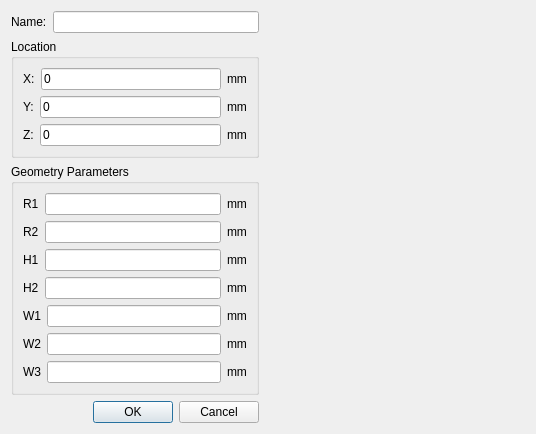
<?xml version="1.0" encoding="UTF-8"?>
<ui version="4.0">
 <class>CreateBoxComplex</class>
 <widget class="QDialog" name="CreateBoxComplex">
  <property name="geometry">
   <rect>
    <x>0</x>
    <y>0</y>
    <width>536</width>
    <height>421</height>
   </rect>
  </property>
  <property name="windowTitle">
   <string>CreateBoxComplex</string>
  </property>
  <layout class="QGridLayout" name="gridLayout_4">
   <item row="0" column="0">
    <layout class="QHBoxLayout" name="horizontalLayout_12">
     <item>
      <layout class="QVBoxLayout" name="verticalLayout">
       <item>
        <layout class="QHBoxLayout" name="horizontalLayout_11">
         <item>
          <widget class="QLabel" name="label_10">
           <property name="text">
            <string>Name:</string>
           </property>
          </widget>
         </item>
         <item>
          <widget class="QLineEdit" name="namelineEdit"/>
         </item>
        </layout>
       </item>
       <item>
        <layout class="QGridLayout" name="gridLayout_3">
         <item row="0" column="0">
          <widget class="QGroupBox" name="groupBox_2">
           <property name="title">
            <string>Location</string>
           </property>
           <layout class="QGridLayout" name="gridLayout_5">
            <item row="0" column="0">
             <layout class="QGridLayout" name="gridLayout">
              <item row="0" column="0">
               <layout class="QHBoxLayout" name="horizontalLayout_2">
                <item>
                 <widget class="QLabel" name="label">
                  <property name="text">
                   <string>X:</string>
                  </property>
                 </widget>
                </item>
                <item>
                 <widget class="QLineEdit" name="lineEdit_X">
                  <property name="text">
                   <string>0</string>
                  </property>
                 </widget>
                </item>
                <item>
                 <widget class="QLabel" name="label_9">
                  <property name="text">
                   <string>mm</string>
                  </property>
                 </widget>
                </item>
               </layout>
              </item>
              <item row="1" column="0">
               <layout class="QHBoxLayout" name="horizontalLayout_3">
                <item>
                 <widget class="QLabel" name="label_2">
                  <property name="text">
                   <string>Y:</string>
                  </property>
                 </widget>
                </item>
                <item>
                 <widget class="QLineEdit" name="lineEdit_Y">
                  <property name="text">
                   <string>0</string>
                  </property>
                 </widget>
                </item>
                <item>
                 <widget class="QLabel" name="label_11">
                  <property name="text">
                   <string>mm</string>
                  </property>
                 </widget>
                </item>
               </layout>
              </item>
              <item row="2" column="0">
               <layout class="QHBoxLayout" name="horizontalLayout_5">
                <item>
                 <widget class="QLabel" name="label_3">
                  <property name="text">
                   <string>Z:</string>
                  </property>
                 </widget>
                </item>
                <item>
                 <widget class="QLineEdit" name="lineEdit_Z">
                  <property name="text">
                   <string>0</string>
                  </property>
                 </widget>
                </item>
                <item>
                 <widget class="QLabel" name="label_12">
                  <property name="text">
                   <string>mm</string>
                  </property>
                 </widget>
                </item>
               </layout>
              </item>
             </layout>
            </item>
           </layout>
          </widget>
         </item>
         <item row="1" column="0">
          <widget class="QGroupBox" name="groupBox">
           <property name="title">
            <string>Geometry Parameters</string>
           </property>
           <layout class="QGridLayout" name="gridLayout_2">
            <item row="0" column="0">
             <layout class="QHBoxLayout" name="horizontalLayout_4">
              <item>
               <widget class="QLabel" name="label_4">
                <property name="text">
                 <string>R1</string>
                </property>
               </widget>
              </item>
              <item>
               <widget class="QLineEdit" name="lineEdit_CY1R">
                <property name="text">
                 <string/>
                </property>
               </widget>
              </item>
              <item>
               <widget class="QLabel" name="label_13">
                <property name="text">
                 <string>mm</string>
                </property>
               </widget>
              </item>
             </layout>
            </item>
            <item row="1" column="0">
             <layout class="QHBoxLayout" name="horizontalLayout_8">
              <item>
               <widget class="QLabel" name="label_20">
                <property name="text">
                 <string>R2</string>
                </property>
               </widget>
              </item>
              <item>
               <widget class="QLineEdit" name="lineEdit_FR">
                <property name="text">
                 <string/>
                </property>
               </widget>
              </item>
              <item>
               <widget class="QLabel" name="label_21">
                <property name="text">
                 <string>mm</string>
                </property>
               </widget>
              </item>
             </layout>
            </item>
            <item row="2" column="0">
             <layout class="QHBoxLayout" name="horizontalLayout_6">
              <item>
               <widget class="QLabel" name="label_5">
                <property name="text">
                 <string>H1</string>
                </property>
               </widget>
              </item>
              <item>
               <widget class="QLineEdit" name="lineEdit_CY1H">
                <property name="text">
                 <string/>
                </property>
               </widget>
              </item>
              <item>
               <widget class="QLabel" name="label_14">
                <property name="text">
                 <string>mm</string>
                </property>
               </widget>
              </item>
             </layout>
            </item>
            <item row="3" column="0">
             <layout class="QHBoxLayout" name="horizontalLayout_10">
              <item>
               <widget class="QLabel" name="label_7">
                <property name="text">
                 <string>H2</string>
                </property>
               </widget>
              </item>
              <item>
               <widget class="QLineEdit" name="lineEdit_Box2H">
                <property name="text">
                 <string/>
                </property>
               </widget>
              </item>
              <item>
               <widget class="QLabel" name="label_15">
                <property name="text">
                 <string>mm</string>
                </property>
               </widget>
              </item>
             </layout>
            </item>
            <item row="4" column="0">
             <layout class="QHBoxLayout" name="horizontalLayout_7">
              <item>
               <widget class="QLabel" name="label_6">
                <property name="text">
                 <string>W1</string>
                </property>
               </widget>
              </item>
              <item>
               <widget class="QLineEdit" name="lineEdit_Box1W">
                <property name="text">
                 <string/>
                </property>
               </widget>
              </item>
              <item>
               <widget class="QLabel" name="label_16">
                <property name="text">
                 <string>mm</string>
                </property>
               </widget>
              </item>
             </layout>
            </item>
            <item row="5" column="0">
             <layout class="QHBoxLayout" name="horizontalLayout_9">
              <item>
               <widget class="QLabel" name="label_8">
                <property name="text">
                 <string>W2</string>
                </property>
               </widget>
              </item>
              <item>
               <widget class="QLineEdit" name="lineEdit_Box2W">
                <property name="sizePolicy">
                 <sizepolicy hsizetype="Expanding" vsizetype="Fixed">
                  <horstretch>0</horstretch>
                  <verstretch>0</verstretch>
                 </sizepolicy>
                </property>
                <property name="text">
                 <string/>
                </property>
               </widget>
              </item>
              <item>
               <widget class="QLabel" name="label_17">
                <property name="sizePolicy">
                 <sizepolicy hsizetype="Preferred" vsizetype="Preferred">
                  <horstretch>0</horstretch>
                  <verstretch>0</verstretch>
                 </sizepolicy>
                </property>
                <property name="text">
                 <string>mm</string>
                </property>
               </widget>
              </item>
             </layout>
            </item>
            <item row="6" column="0">
             <layout class="QHBoxLayout" name="horizontalLayout">
              <item>
               <widget class="QLabel" name="label_18">
                <property name="text">
                 <string>W3</string>
                </property>
               </widget>
              </item>
              <item>
               <widget class="QLineEdit" name="lineEdit_Box3W">
                <property name="text">
                 <string/>
                </property>
               </widget>
              </item>
              <item>
               <widget class="QLabel" name="label_19">
                <property name="text">
                 <string>mm</string>
                </property>
               </widget>
              </item>
             </layout>
            </item>
           </layout>
          </widget>
         </item>
        </layout>
       </item>
       <item>
        <widget class="QDialogButtonBox" name="buttonBox">
         <property name="orientation">
          <enum>Qt::Horizontal</enum>
         </property>
         <property name="standardButtons">
          <set>QDialogButtonBox::Cancel|QDialogButtonBox::Ok</set>
         </property>
        </widget>
       </item>
      </layout>
     </item>
     <item>
      <widget class="QLabel" name="label_22">
       <property name="minimumSize">
        <size>
         <width>260</width>
         <height>400</height>
        </size>
       </property>
       <property name="maximumSize">
        <size>
         <width>260</width>
         <height>400</height>
        </size>
       </property>
       <property name="styleSheet">
        <string notr="true">background-image: url(:/QUI/geometry/futi.png);</string>
       </property>
       <property name="text">
        <string/>
       </property>
      </widget>
     </item>
    </layout>
   </item>
  </layout>
 </widget>
 <resources>
  <include location="../qrc/qianfan.qrc"/>
 </resources>
 <connections>
  <connection>
   <sender>buttonBox</sender>
   <signal>accepted()</signal>
   <receiver>CreateBoxComplex</receiver>
   <slot>accept()</slot>
   <hints>
    <hint type="sourcelabel">
     <x>248</x>
     <y>254</y>
    </hint>
    <hint type="destinationlabel">
     <x>157</x>
     <y>274</y>
    </hint>
   </hints>
  </connection>
  <connection>
   <sender>buttonBox</sender>
   <signal>rejected()</signal>
   <receiver>CreateBoxComplex</receiver>
   <slot>reject()</slot>
   <hints>
    <hint type="sourcelabel">
     <x>316</x>
     <y>260</y>
    </hint>
    <hint type="destinationlabel">
     <x>286</x>
     <y>274</y>
    </hint>
   </hints>
  </connection>
 </connections>
</ui>
